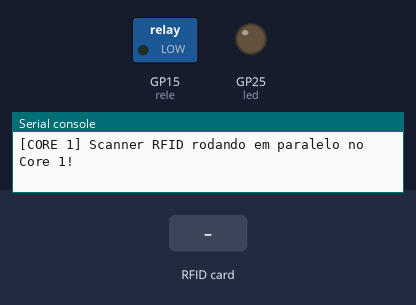
Recording of a program running on a simulated Raspberry Pi Pico running MicroPython. Parts: switched loads named in the program (green lamp = pin HIGH), output pins drawn as LEDs (lit = HIGH), the last lines printed to the serial console. Wiring (from the project's diagram.json): buzzer on GP12, green button on GP13, relay on GP15. Dashed ring = blinking. The inputs (shaded band) are chosen by the test bench. The interpreter's speed is modelled, so counts of loop turns are approximate; threads take turns every 2 ms; library files of the repository ran but are not shown: mfrc522.py; pins used as bus, display or sensor lines are not drawn.

Above: at 1.2 s.
1.3 s: RFID card 5E 7A 19 C4 held to the reader
At 1.62 s:
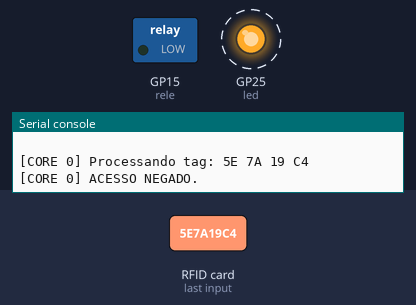
4.3 s: RFID card A1 B2 C3 D4 held to the reader
At 5.1 s:
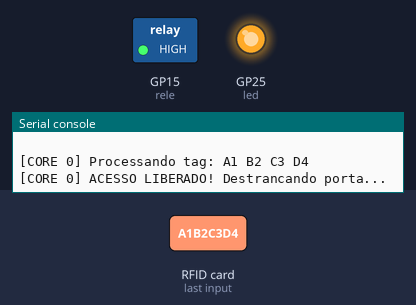
5.8 s: RFID card 43 8A 1F 2C held to the reader
Timing chart, 0 to 12.0 s (numbered marks = the images above; inputs shaded):
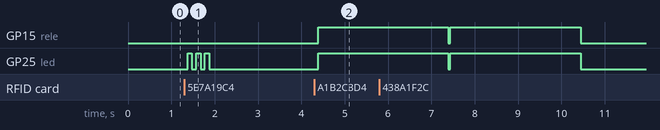

Measured:
- after the input at 1.3 s, GP25 (led): alternates HIGH for 0.10 s and LOW for 0.10 s, 6 changes in all, then stays LOW, starting after 0.07 s
- after the input at 4.3 s, GP15 (rele), GP25 (led): LOW → HIGH after 0.08 s

The program:

main_multicore.py
```python
"""
Porta-LAOB - Controle Assíncrono com DUAL-CORE (RP2040)
Plataforma: Raspberry Pi Pico (MicroPython)

O processador RP2040 do Raspberry Pi Pico possui DOIS núcleos ARM Cortex-M0+.
Neste exemplo, aproveitamos esse poder de hardware:
- NÚCLEO 1 (Core 1): Roda a leitura do RFID em segundo plano em tempo real.
- NÚCLEO 0 (Core 0): Roda a fechadura eletrônica, botões e regras de acesso.
"""

from machine import Pin, SPI
import time
import _thread
from mfrc522 import MFRC522

# Pinagem SPI0 do Pico
PIN_SCK  = 18
PIN_MOSI = 19
PIN_MISO = 16
PIN_CS   = 17
PIN_RST  = 22
PIN_RELE = 15
PIN_LED  = "LED"

rele = Pin(PIN_RELE, Pin.OUT)
rele.value(0)
led = Pin(PIN_LED, Pin.OUT)

# Variáveis compartilhadas entre os núcleos protegidas por Lock
lock = _thread.allocate_lock()
tag_encontrada = None

TAGS_AUTORIZADAS = [
    "A1 B2 C3 D4",
    "43 8A 1F 2C"
]

def rfid_core1_worker():
    """Esta função roda EXCLUSIVAMENTE no Core 1 do RP2040"""
    global tag_encontrada

    spi = SPI(0, baudrate=1_000_000, polarity=0, phase=0,
              sck=Pin(PIN_SCK), mosi=Pin(PIN_MOSI), miso=Pin(PIN_MISO))
    rdr = MFRC522(spi, PIN_CS, PIN_RST)
    print("[CORE 1] Scanner RFID rodando em paralelo no Core 1!")

    while True:
        status, _ = rdr.request(rdr.PICC_REQIDL)
        if status == rdr.OK:
            status, uid = rdr.anticoll()
            if status == rdr.OK and len(uid) >= 4:
                uid_str = "{:02X} {:02X} {:02X} {:02X}".format(uid[0], uid[1], uid[2], uid[3])

                # Passa a tag lida com segurança para o Core 0
                with lock:
                    tag_encontrada = uid_str

                rdr.halt()
                time.sleep_ms(1000) # Evita leituras duplicadas imediatas
        time.sleep_ms(30)

def main():
    global tag_encontrada
    print("Iniciando Porta-LAOB com arquitetura Dual-Core no RP2040...")

    # Dispara o worker no Core 1
    _thread.start_new_thread(rfid_core1_worker, ())

    print("[CORE 0] Sistema de controle de porta pronto no Core 0.")

    while True:
        nova_tag = None
        with lock:
            if tag_encontrada is not None:
                nova_tag = tag_encontrada
                tag_encontrada = None

        if nova_tag:
            print(f"\n[CORE 0] Processando tag: {nova_tag}")
            if nova_tag in TAGS_AUTORIZADAS:
                print("[CORE 0] ACESSO LIBERADO! Destrancando porta...")
                led.value(1)
                rele.value(1)
                time.sleep(3)
                rele.value(0)
                led.value(0)
                print("[CORE 0] Porta trancada novamente.")
            else:
                print("[CORE 0] ACESSO NEGADO.")
                for _ in range(3):
                    led.value(1)
                    time.sleep_ms(100)
                    led.value(0)
                    time.sleep_ms(100)

        # Core 0 está livre para responder a sensores ou botões físicos
        time.sleep_ms(50)

if __name__ == "__main__":
    main()
```
